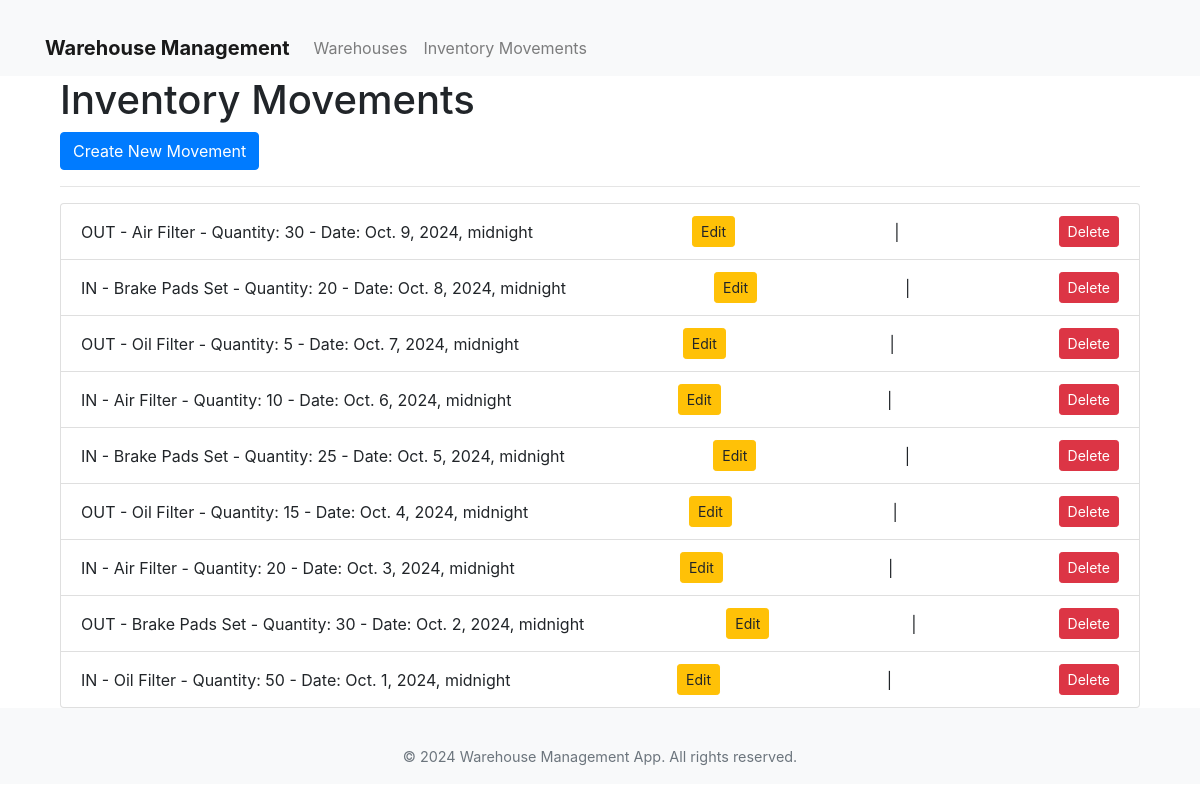
Page /warehouses/movements/ on the committed database.
### warehouses/models.py (models this page shows, shortened)
class InventoryMovement(models.Model):
    MOVEMENT_TYPES = (
        ('IN', 'Stock In'),
        ('OUT', 'Stock Out')
    )
    product = models.ForeignKey(Product, on_delete=models.CASCADE, related_name='inventory_movements', verbose_name="Product")
    warehouse = models.ForeignKey(Warehouse, on_delete=models.CASCADE, related_name='inventory_movements', verbose_name="Warehouse")
    quantity = models.PositiveIntegerField(verbose_name="Quantity Moved")
    movement_type = models.CharField(max_length=3, choices=MOVEMENT_TYPES, verbose_name="Movement Type")
    date_moved = models.DateTimeField(default=timezone.now, verbose_name="Date Moved")
    class Meta:
        verbose_name = "Inventory Movement"
        verbose_name_plural = "Inventory Movements"
        ordering = ['-date_moved']

### products/models.py (models this page shows, shortened)
class Product(models.Model):
    product_name = models.CharField(max_length=255)
    category = models.ForeignKey(Category, on_delete=models.SET_NULL, null=True)
    quantity_in_stock = models.IntegerField(default=0)
    reorder_level = models.IntegerField(default=0)
    price_per_unit = models.DecimalField(max_digits=10, decimal_places=2)
    supplier = models.ForeignKey(Supplier, on_delete=models.SET_NULL, null=True)

### warehouses/views.py (the view)
# urls.py: path('movements/', views.movement_list, name='movement_list'),
def movement_list(request):
    movements = InventoryMovement.objects.all()
    return render(request, 'warehouses/movement_list.html', {'movements': movements})

### warehouses/templates/warehouses/movement_list.html (shortened to what this page needs)
{% extends 'warehouses/layout.html' %}
{% block content %}
<div class="container">
    <h1>Inventory Movements</h1>
    <a href="{% url 'warehouses:movement_create' %}" class="btn btn-primary ">Create New Movement</a>
    <hr>
    <ul class="list-group">
        {% for movement in movements %}
            <li class="list-group-item">
                {{ movement.movement_type }} - {{ movement.product.product_name }} - Quantity: {{ movement.quantity }} - Date: {{ movement.date_moved }}
                <a href="{% url 'warehouses:movement_update' movement.pk %}" class="btn btn-sm btn-warning">Edit</a> |
                <a href="{% url 'warehouses:movement_delete' movement.pk %}" class="btn btn-sm btn-danger">Delete</a>
            </li>
        {% endfor %}
    </ul>
</div>
{% endblock %}

### warehouses/templates/warehouses/layout.html (style rules this page uses)
body { padding-top: 56px; }
.container { margin-top: 20px; }
.list-group-item { display: flex; justify-content: space-between; align-items: center; }

### rows in the picture
InventoryMovement: movement_type "OUT", product.product_name "Air Filter", quantity "30", date_moved "Oct. 9, 2024, midnight"
InventoryMovement: movement_type "IN", product.product_name "Brake Pads Set", quantity "20", date_moved "Oct. 8, 2024, midnight"
InventoryMovement: movement_type "OUT", product.product_name "Oil Filter", quantity "5", date_moved "Oct. 7, 2024, midnight"
InventoryMovement: movement_type "IN", product.product_name "Air Filter", quantity "10", date_moved "Oct. 6, 2024, midnight"
InventoryMovement: movement_type "IN", product.product_name "Brake Pads Set", quantity "25", date_moved "Oct. 5, 2024, midnight"
InventoryMovement: movement_type "OUT", product.product_name "Oil Filter", quantity "15", date_moved "Oct. 4, 2024, midnight"
InventoryMovement: movement_type "IN", product.product_name "Air Filter", quantity "20", date_moved "Oct. 3, 2024, midnight"
InventoryMovement: movement_type "OUT", product.product_name "Brake Pads Set", quantity "30", date_moved "Oct. 2, 2024, midnight"
InventoryMovement: movement_type "IN", product.product_name "Oil Filter", quantity "50", date_moved "Oct. 1, 2024, midnight"
